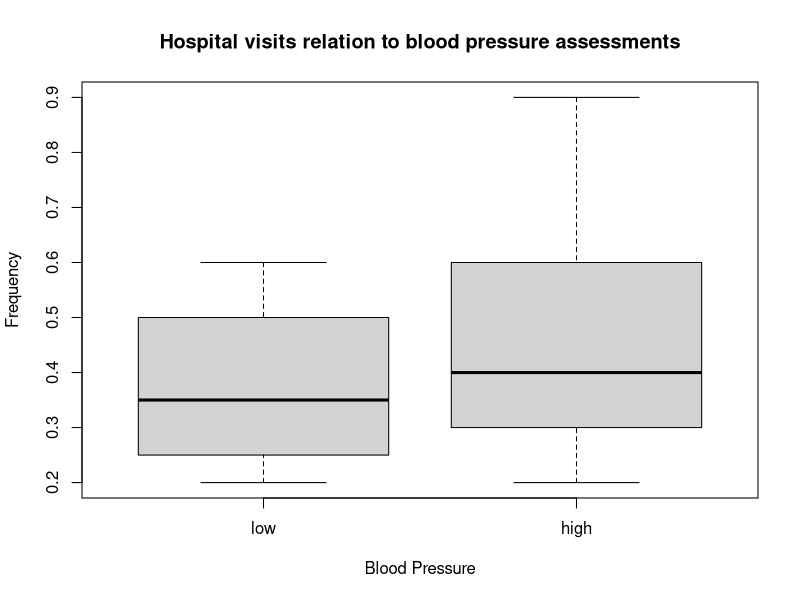
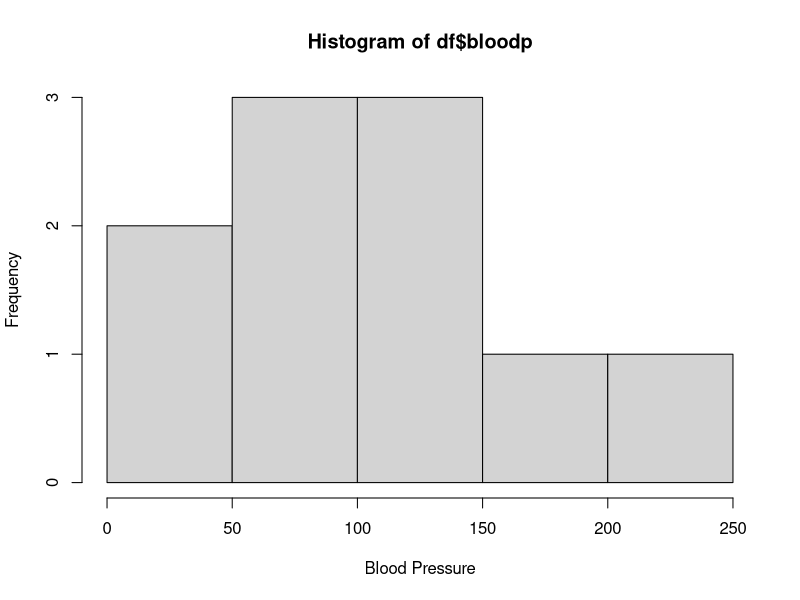

Write the R code that produced these figures, in order.
Freq <- c(0.6,0.3,0.4,0.4,0.2,0.6,0.3,0.4,0.9,0.2)
bloodp <- c(103,87,32,42,59,109,78,205,135,176)
first <- c(1,1,1,1,0,0,0,0,NA,1)
second <- c(0,0,1,1,0,0,1,1,1,1)
finaldecision <- c(0,1,0,1,0,1,0,1,1,1)

df <- data.frame(Freq,bloodp,first,second,finaldecision)

boxplot(df$Freq ~ finaldecision,
        main="Hospital visits relation to blood pressure assessments",
        xlab="Blood Pressure",
        ylab="Frequency",
        names=c("low","high"))
hist(df$bloodp,
     xlab="Blood Pressure")